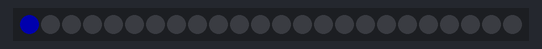
This sketch was run on a simulated Arduino Uno, built with avr-gcc and run on an emulated ATmega328P. On the bench: 24 RGB LEDs in strip order, left to right. Dim RGB values are drawn brighter than linear.

Above: at 0.1 s.
At 1.6 s:
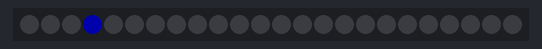
At 3.1 s:
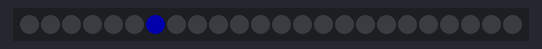
At 6.1 s:
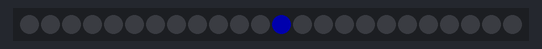
At 9.1 s:
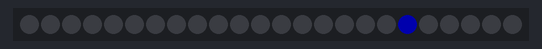
At 12.6 s:
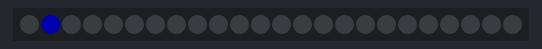

Measured:
- by itself, everything shown: repeats every 12.0 s, in 24 steps
- what the display in image 1 shows lasts 0.5 s, from 1.5 s to 2.0 s

The sketch:

neopixel-001.ino
```cpp
#include <Adafruit_NeoPixel.h>

// simple test to get started...

#define DATA_PIN  16
#define NUMPIXELS 24
#define PIXEL_FLAGS NEO_GRB + NEO_KHZ800
#define DELAY 500

// initialze neopixel...
Adafruit_NeoPixel strip(NUMPIXELS, DATA_PIN, PIXEL_FLAGS);

void setup() {
  strip.begin();
  strip.show();
  strip.setBrightness(50);
}

void loop() {
  // strip.clear();

  for(int i = 0; i < strip.numPixels(); i++) {
    strip.setPixelColor(i, strip.Color(0,0,255));
    strip.show();
    strip.clear();
    delay(DELAY);
  }
}
```
